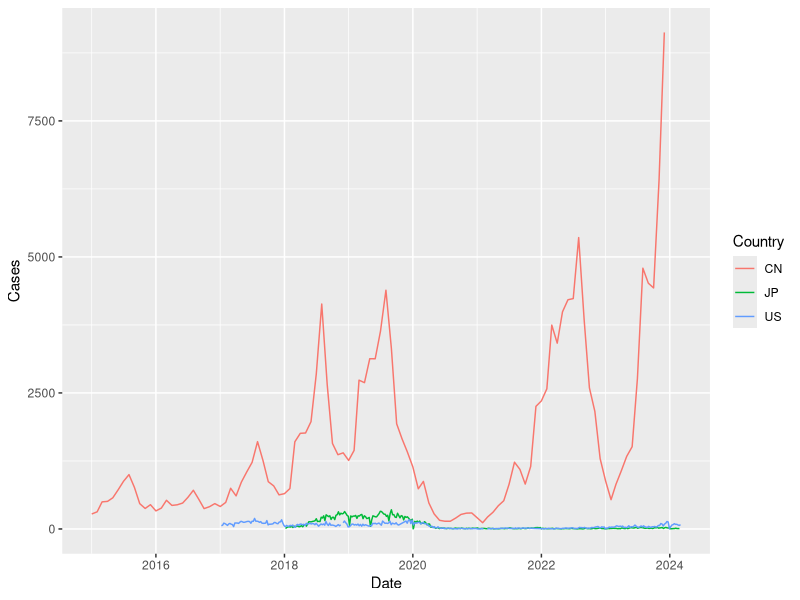
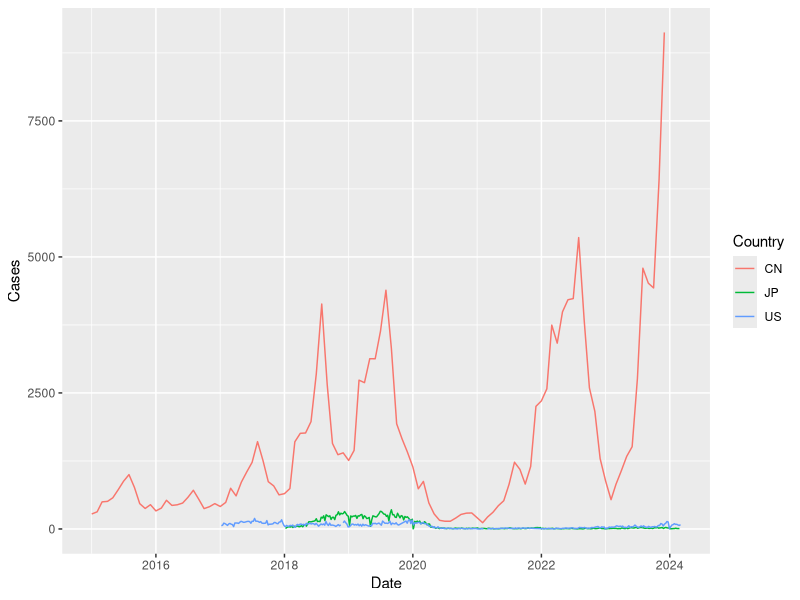

Write the R code that produced these figures, in order.

library(tidyverse)

df <- read.csv("../CleanData/pertussis.csv")
df$Date <- as.Date(df$Date, format = "%Y-%m-%d")
df$Cases <- as.integer(df$Cases)

ggplot(df)+
     geom_line(mapping = aes(x = Date, y = Cases, color = Country, group = Country))


ggsave("../preview.png", width = 10, height = 5, dpi = 300)
